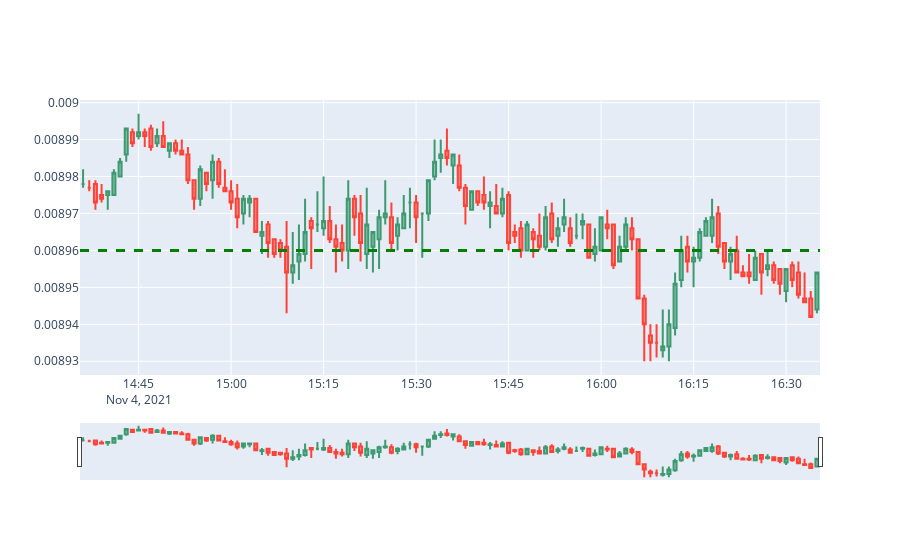

The notebook cell this image was saved under:
### Code cell
df = get_historical_data(2)
fig = go.Figure(data=[go.Candlestick(x=df['dateTime'],
                open=df['open'],
                high=df['high'],
                low=df['low'],
                close=df['close'])])
fig.add_hline(y=0.00896, line_width=3, line_dash="dash", line_color="green")
fig.update_layout()
fig.show()
